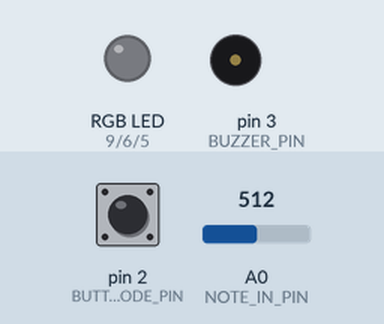
Simulated run of this sketch. Board: Arduino Uno, built with avr-gcc and run on an emulated ATmega328P. Shown: an RGB LED mixed from three pins (HIGH = lit), buzzer (waves = sounding). Dashed ring = blinking. The inputs (shaded band) are chosen by the test bench; at power-on: pin 2 (BUTTON_MODE_PIN) LOW, A0 (NOTE_IN_PIN) = 512. Dim RGB values are drawn brighter than linear; random numbers use the default seed unless the sketch sets one.

Above: at 1.2 s.
1.3 s: pin 2 (BUTTON_MODE_PIN) pulled HIGH for 1 s
At 1.6 s:
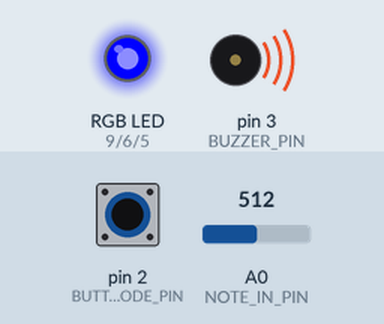
4.3 s: pin 2 (BUTTON_MODE_PIN) pulled HIGH for 0.15 s
At 5.5 s:
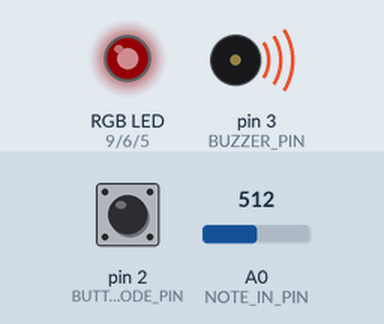
6.0 s: pin 2 (BUTTON_MODE_PIN) pulled HIGH for 0.15 s
At 6.9 s:
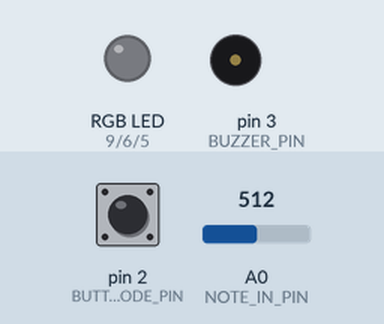
7.8 s: pin 2 (BUTTON_MODE_PIN) pulled HIGH for 3.2 s
At 8.7 s:
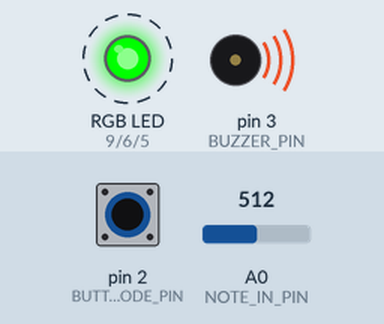
Timing chart, 0 to 12.5 s (numbered marks = the images above; inputs shaded):
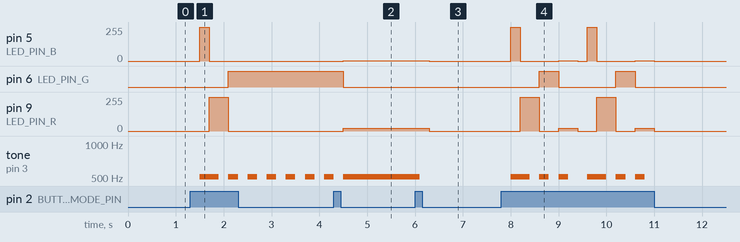

The sketch:

Leung_Cayla_etudeTwo.ino
```cpp
/**********************ETUDE 2 CART 360 2017*******************************
 * WELCOME!
 * THE PURPOSE OF THIS EXERCISE IS TO DESIGN A VERY SIMPLE KEYBOARD (5 KEYS)
 * WHICH ALLOWS YOU TO PLAY LIVE, RECORD, AND PLAYBACK.
 * THERE WILL BE A BUTTON WHICH WHEN PRESSED WILL TAKE THE USER TO THE NEXT MODE:
 * THERE ARE 5 POSSIBLE MODES
 * 0 ==  reset    ==   led off == also resets
 * 1 ==  live     ==   led BLUE
 * 2 ==  record   ==   led RED
 * 3 ==  play     ==   led GREEN
 * 4 ==  loopMODE ==   led PURPLE
 *
 * ADDITIONALLY - WHEN THE USER CHANGES MODE,
 * THE RGB LED WILL CHANGE COLOR (ACCORDING TO THE SPECIFICATIONS)

 * PLEASE FOLLOW THE INSTRUCTIONS IN THE COMMENTS:
 * DO NOT ADD ANY MORE FUNCTION DEFINITIONS
 * ONLY IMPLEMENT THE FUNCTION DEFINITIONS SUPPLIED
 * THERE IS NO NEED TO ADD ANY NEW VARIABLES OR CONSTANTS
 * PROVIDE COMMENTS FOR ANY OF THE CODE IMPLEMENTED
 * GOOD LUCK!
 */
/**** CONSTANTS ********************************************************/

#define BUTTON_MODE_PIN 2 // Button to change the mode

// constants for RGB LED
#define LED_PIN_R 9 // R PIN
#define LED_PIN_G 6 // G PIN
#define LED_PIN_B 5 // B PIN

// constant for note in (button-resistor ladder on breadboard)
# define NOTE_IN_PIN A0

//constant for max number of notes in array
#define MAX_NOTES 16

// a constant for duration
const int duration =200;

// constant for pin to output for buzzer
#define BUZZER_PIN 3 // PWM

/******** VARIABLES *****************************************************/
// counter for how many notes we have
int countNotes =0;
// array to hold the notes played (for record/play mode)
int notes [MAX_NOTES];
int mode =0; // start at off

/*************************************************************************/


/**********************SETUP() DO NOT CHANGE*******************************/
// Declare pin mode for the single digital input
void setup()
{
  pinMode(BUTTON_MODE_PIN, INPUT);
  //IMPLEMENT

   //pinMode allows to output LED light

   pinMode(LED_PIN_R, OUTPUT);
   pinMode(LED_PIN_G, OUTPUT);
   pinMode(LED_PIN_B, OUTPUT);
   //Serial.begin(9600);
  //pinMode allows to output buzzer sound
   pinMode(BUZZER_PIN, OUTPUT);
}

/**********************LOOP() DO NOT CHANGE *******************************
 * INSTRUCTIONS:
 * There is NO NEED to change the loop - it establishes the flow of the program
 * We call here 3 functions repeatedly:
 * 1: chooseMode(): this function will determine the mode that your program is in
 * based on if the button (linked to the BUTTON_MODE_PIN) was pressed
 * 2: setRGB(): will set the color of the RGB LED based on the value of the mode variable
 * 3: selectMode(): will determine which function to call based on the value of the mode variable

**************************************************************************/
void loop()
{
  chooseMode();
  setRGB();
  selectMode();
}
/******************CHOOSEMODE(): IMPLEMENT *********************************
 * INSTRUCTIONS:
 * Read the value from the Button (linked to the BUTTON_MODE_PIN) and
 * if is being pressed then change the mode variable.
 * REMEMBER:
 * mode == 0 is reset
 * mode == 1 is live
 * mode == 2 is record
 * mode == 3 is play
 * mode == 4 is loopMode
 * Every time the user presses the button, the program will go to the next mode,
 * once it reaches 4, it should go back to mode == 0.
 * (i.e. if mode ==2 and we press, then mode ==3) ...
**************************************************************************/
void chooseMode(){
  // IMPLEMENT

  int buttonState = digitalRead(BUTTON_MODE_PIN);
 // Serial.println(mode);

   // if button is clicked, go to mode 1,else go to mode 2 .... until it reaches mode 4, go back to mode 0.
  if(buttonState == HIGH){
    if(mode == 0){
      mode = 1;
    }
    else if(mode == 1){
      mode = 2;
    }
    else if(mode == 2){
      mode = 3;
    }
    else if(mode == 3){
      mode = 4;
    }
    else if(mode == 4){
      mode = 0;
    }
    delay(200);
  }
}

/******************SETRGB(): IMPLEMENT *********************************
 * INSTRUCTIONS:
 * Depending on the value of the mode variable:
 * if the mode is 0 - RGB LED IS OFF
 * if the mode is 1 - RGB LED IS BLUE
 * if mode is 2 - RGB LED IS RED
 * if mode is 3 - RGB LED IS GREEN
 * if mode is 4 - RGB LED iS PURPLE
 * YOU MUST USE A SWITCH CASE CONSTRUCT (NOT A SERIES OF IF / ELSE STATEMENTS
**************************************************************************/
void setRGB()
{

  // LED for case 0 = no color.
  switch (mode){
    case 0:
    digitalWrite(LED_PIN_R, LOW);
    digitalWrite(LED_PIN_G, LOW);
    digitalWrite(LED_PIN_B, LOW);

    break;
  // LED for case 1 = blue.
    case 1:
    digitalWrite(LED_PIN_R, LOW);
    digitalWrite(LED_PIN_G, LOW);
    digitalWrite(LED_PIN_B, HIGH);
    break;
  //LED for case 2 = red.
    case 2:
    digitalWrite(LED_PIN_R, HIGH);
    digitalWrite(LED_PIN_G, LOW);
    digitalWrite(LED_PIN_B, LOW);

    break;
  //LED for case 3 = green.
    case 3:
    digitalWrite(LED_PIN_R, LOW);
    digitalWrite(LED_PIN_G, HIGH);
    digitalWrite(LED_PIN_B, LOW);

    break;
  //LED for case 4 = pink.
    case 4:
    // analog write is for numbers. I choose 20 to obtain a fuschia color: the higher the number the closer to colour red.
    analogWrite(LED_PIN_R, 20);
    digitalWrite(LED_PIN_G, LOW);
    analogWrite(LED_PIN_B, HIGH);

    break;
  }
}
/**********************SELECTMODE() DO NOT CHANGE *******************************
 * INSTRUCTIONS:
 * There is NO NEED to change this function - it selects WHICH function should run based on the mode variable
 * There are 4 possibilities
 * 1: reset(): this function will reset any arrays etc, and will do nothing else
 * 2: live(): this function will play the corresponding notes
 * to the user pressing the respective buttons.
 * NOTE:: the notes played are NOT stored
 * 3: record(): this function will play the corresponding notes
 * to the user pressing the respective buttons
 * AND will STORE up to 16 consecutive notes in an array.
 * 4: play(): this function will playback any notes stored in the array that were recorded
 * in the previous mode
 * 5: loopMode(): this function will playback any notes stored in the array that were recorded,
 * BUT unlike the previous mode, you can choose in which sequence the notes are played.
 * REQUIRED: only play notes from the array (no live stuff)

******************************************************************************/
void selectMode()
{
  //selectMode indicates the arduino to do the following : reset, live, play,loopMode. And finally go back to mode 0.
  if(mode ==0) {
    reset();
  }
  else if(mode ==1) {
    live();
  }
  else if(mode ==2) {
    record();
  }

  else if(mode ==3) {
    play();
  }

   else if(mode ==4) {
    loopMode();
  }
}
/******************RESET(): IMPLEMENT **************************************
 * INSTRUCTIONS:
 * this function should ensure that any notes recorded are no longer available
**************************************************************************/
void reset()
{
  // IMPLEMENT
  // This allows the arduino to erase and reset at 0. All the notes which were played previously will be deleted.
  countNotes = 0;
  for( int i = 0; i < sizeof(notes)/sizeof(int);  ++i ){
   notes[i] = 0;
   }

}
/******************LIVE(): IMPLEMENT **************************************
 * INSTRUCTIONS:
 * this function will play the corresponding notes
 * to the user pressing the respective buttons
 * NOTE:: the notes played are NOT stored
 * SO: you need read in the input from the analog input (linked to the button-resistor ladder combo)
 * THEN - output the note to the buzzer using the tone() function
**************************************************************************/
void live()
{
    //This allows the user to play their tune. Up to 16 notes because of MAX_NOTES in constants.
    int soundValue;
    soundValue = analogRead(NOTE_IN_PIN);
    //Serial.println(soundValue);
    //Buzzer_pin= button, soundValue = frequency
    tone(BUZZER_PIN, soundValue, duration);
}
/******************RECORD(): IMPLEMENT **********************************
 * INSTRUCTIONS:
 * this function will play the corresponding notes
 * to the user pressing the respective buttons
 * AND will STORE up to 16 consecutive notes in an array.
 * SO:you need read in the input from the analog input (linked to the button-resistor ladder combo)
 * AND - output the note to the buzzer using the tone() function
 * THEN store that note in the array  - BE CAREFUL - you can only allow for up to MAX_NOTES to be stored
**************************************************************************/
void record()
{
  // IMPLEMENT
   int soundValue;
  soundValue = analogRead(NOTE_IN_PIN);

    // To find 145,click upload and then the serial output, press mode button, then the fifth button.
   //shows the lowest frequency of the fifth button
   //This will record the tune, but can only record up to 16 notes.
  if (countNotes < MAX_NOTES && soundValue >= 145 ){
    //Serial.println(soundValue);
    notes[countNotes] = soundValue;
    countNotes++;
    tone(BUZZER_PIN, soundValue, duration);
    delay(duration);
  }
}
/******************PLAY(): IMPLEMENT ************************************
 * INSTRUCTIONS:
 * this function will playback any notes stored in the array that were recorded
 * in the previous mode
 * SO: you need to go through the array of values (be careful - the user may not have put in MAX_NOTES)
 * READ each value IN ORDER
 * AND output each note to the buzzer using the tone() function
 * ALSO: as long as we are in this mode, the notes are played over and over again
 * BE CAREFUL: make sure you allow for the user to get to another mode from the mode button...
**************************************************************************/
void play()
{
  // IMPLEMENT
  boolean  repeatSound = true;

// This allows the arduino to replay what was recorded previously.
  while (repeatSound){
    for(int i = 0; i <= countNotes; i++){
      tone(BUZZER_PIN, notes[i], duration);
      delay(duration);
      //if mode button is pressed, repeat sound will stop.
       if (digitalRead(BUTTON_MODE_PIN) == HIGH){
       repeatSound = false;
       break;
        }
    }

  }

}
/******************LOOPMODE(): IMPLEMENT *********************************
 * INSTRUCTIONS:
 * this function will playback any notes stored in the array that were recorded
 * in the previous mode
 * SO: you need to go through the array of values (be careful - the user may not have put in MAX_NOTES)
 * READ values IN ANY ORDERING (You MUST use the array - but you can determine your own sequence)
 * AND output each note to the buzzer using the tone() function
 * ALSO: as long as we are in this mode, the notes are played over and over again
 * BE CAREFUL: make sure you allow for the user to get to another mode from the mode button...
**************************************************************************/
void loopMode()
{
  //IMPLEMENT
   boolean  playTune = true;

   //This will play my notes randomly.
   while (playTune){
    for(int i = 0; i <= countNotes; i++){
      // This will allow the notes to play randomly because the value choosen from 0 to i.
      int number = random(0,i);
      tone(BUZZER_PIN, notes[number], duration);
      delay(duration);
      //If mode button is pressed, playTune will stop.
       if (digitalRead(BUTTON_MODE_PIN) == HIGH){
       playTune = false;
       break;
       }
    }
  }
}

/**************************************************************************/
//Multiline comment section.
/* The behaviour of the resistor will vary depending on Ohms. The higher the resistance
 * is, the bigger the voltage drop will be, the lower the frequency.
 * The button which provides the low frequency sound, uses all the resistors.
 * This results in the lowest voltage at the output, and thus the lower frequency.
 * The button providing the highest frequency sound is only uses the last resistor.
 * This results in the highest voltage at the output, and thus the highest frequency.
 * The lower the resistence the more current there is which allows the sound to vary between
 * high pitch and low pitch. The voltage will only change because of the value of the resistors.
 */
```

Measured:
- after the input at 1.3 s, pin 5 (LED_PIN_B): 0/255 → 255/255 after 0.20 s, → 0/255 0.20 s later; pin 6 (LED_PIN_G): LOW → HIGH after 0.80 s; pin 9 (LED_PIN_R): 0/255 → 255/255 after 0.40 s, → 0/255 0.40 s later; tone on pin 3 (BUZZER_PIN): silent → 512 Hz after 0.20 s, then repeats every 0.40 s: silent 0.20 s, 512 Hz 0.20 s
- after the input at 4.3 s, pin 5 (LED_PIN_B): 0/255 → 1/255 after 0.20 s; pin 6 (LED_PIN_G): HIGH → LOW after 0.20 s; pin 9 (LED_PIN_R): 0/255 → 20/255 after 0.20 s
- after the input at 6.0 s, pin 5 (LED_PIN_B): 1/255 → 0/255 after 0.30 s; pin 9 (LED_PIN_R): 20/255 → 0/255 after 0.30 s; tone on pin 3 (BUZZER_PIN): 512 Hz → silent after 0.10 s
- after the input at 7.8 s, pin 5 (LED_PIN_B): 0/255 → 255/255 after 0.20 s, → 0/255 0.20 s later, → 1/255 0.80 s later, → 0/255 0.40 s later, … (8 changes in this stretch); pin 6 (LED_PIN_G): alternates HIGH for 0.40 s and LOW for 1.2 s, 4 changes in all, then stays LOW, starting after 0.80 s
